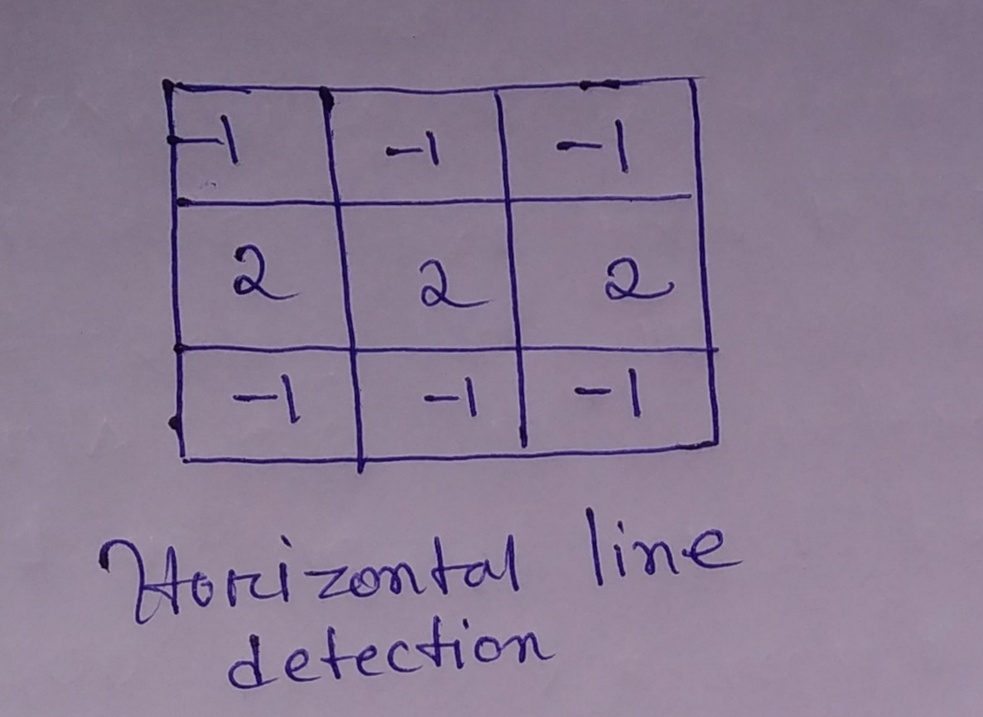
#> input picture lineDetection/l01.jpg, 983 x 717 px, shrunk from 1187 x 866 before the run
$ python line.py
#> lines starting #> are read from the running program, lines starting #| are printed output that depends on the picture; after the words box and inside, x2 and y2 are one past the last pixel; in counts of white or black regions, pixels touching at a corner belong together
# pyhton program to detect lines

import cv2
import numpy as np

src_img = cv2.imread('l01.jpg')
#> src_img is the input picture: shape (717, 983, 3); mean B, G, R 146.1, 123, 137.8
# gray = cv2.cvtColor(src_img, cv2.COLOR_BGR2GRAY)

dst_img = cv2.Canny(src_img, 50, 200, None, 3)
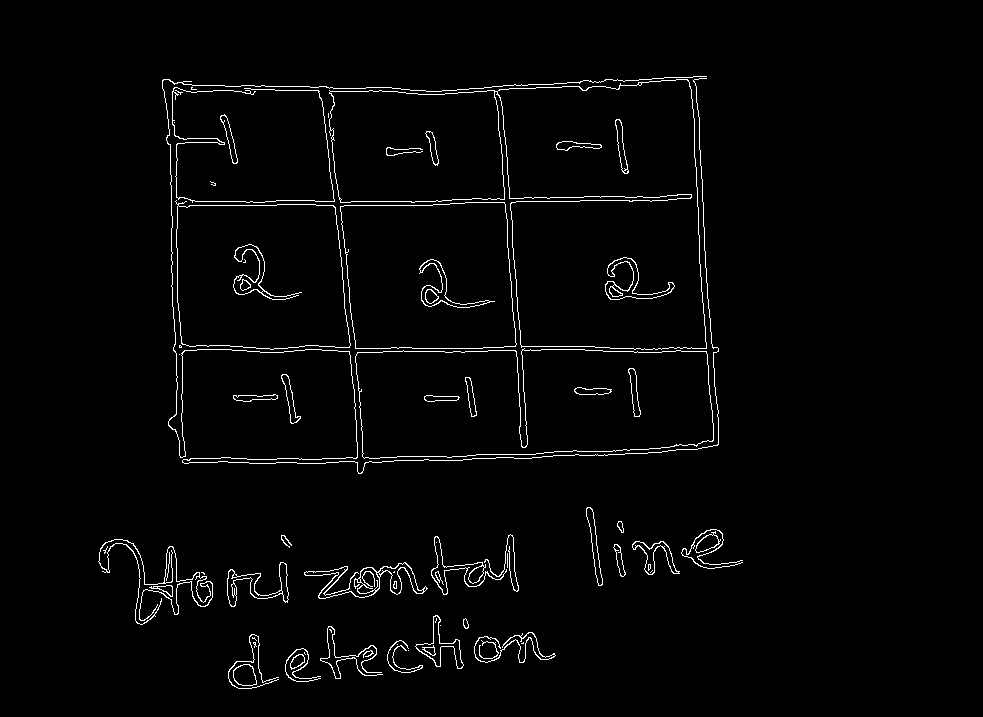
#> dst_img: shape (717, 983); 2.1% white in thin lines or dots, all inside (x1, y1, x2, y2) = (98, 76, 743, 689)

linesP = cv2.HoughLinesP(dst_img, 1, np.pi / 180, 50, None, 50, 10)
#> linesP = 67 rows, first 6: [315, 201, 441, 201], [412, 348, 482, 348], [699, 248, 707, 364], [703, 217, 712, 347], [317, 205, 373, 205], [428, 351, 584, 349]

for i in range(0, len(linesP)):
            lin = linesP[i][0]
            cv2.line(src_img, (lin[0], lin[1]), (lin[2], lin[3]), (0,0,255), 3, cv2.LINE_AA)
#> this loop made 67 passes
#> lin on passes 1 to 12: [315, 201, 441, 201], [412, 348, 482, 348], [699, 248, 707, 364], [703, 217, 712, 347], [317, 205, 373, 205], [428, 351, 584, 349], [176, 203, 176, 136], [331, 179, 342, 268], [518, 312, 527, 441], [508, 248, 520, 419], [318, 92, 386, 91], [247, 459, 301, 458]
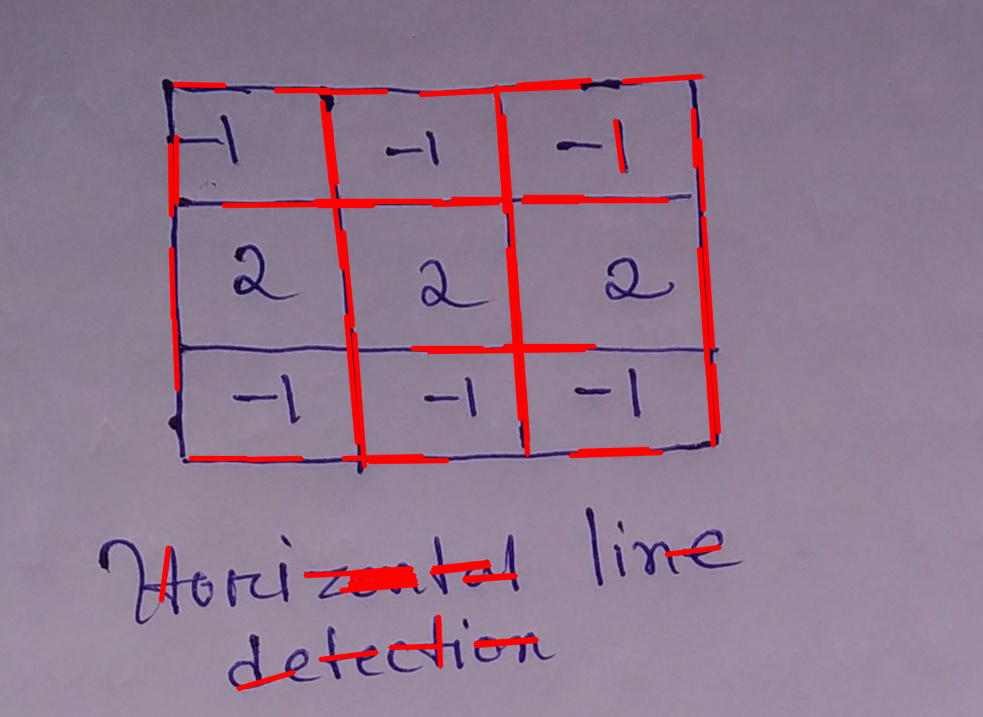
#> src_img: shape (717, 983, 3); 4.39% of pixels changed, all inside (x1, y1, x2, y2) = (158, 73, 723, 692)

cv2.imshow("Image with lines", src_img)
cv2.waitKey(0)

$ run again, with lineDetection/m02.jpg copied over lineDetection/l01.jpg
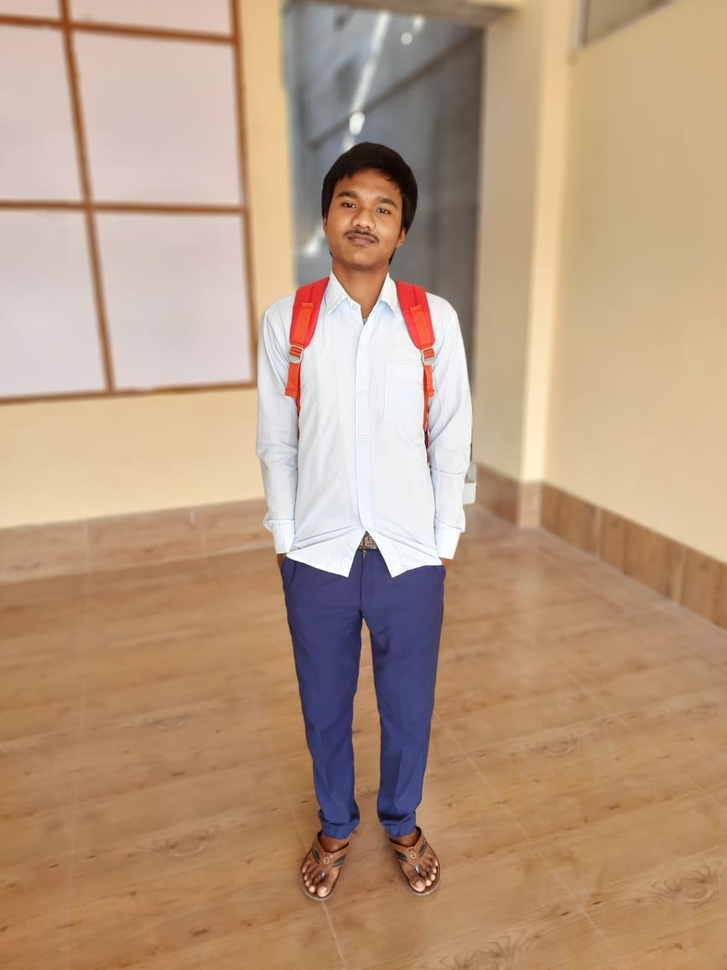
#> input picture lineDetection/m02.jpg, 727 x 970 px, shrunk from 867 x 1156 before the run
#> src_img is the input picture: shape (970, 727, 3); mean B, G, R 128.7, 154.3, 183.9
#> `dst_img = cv2.Canny(src_img, 50, 200, None, 3)`:
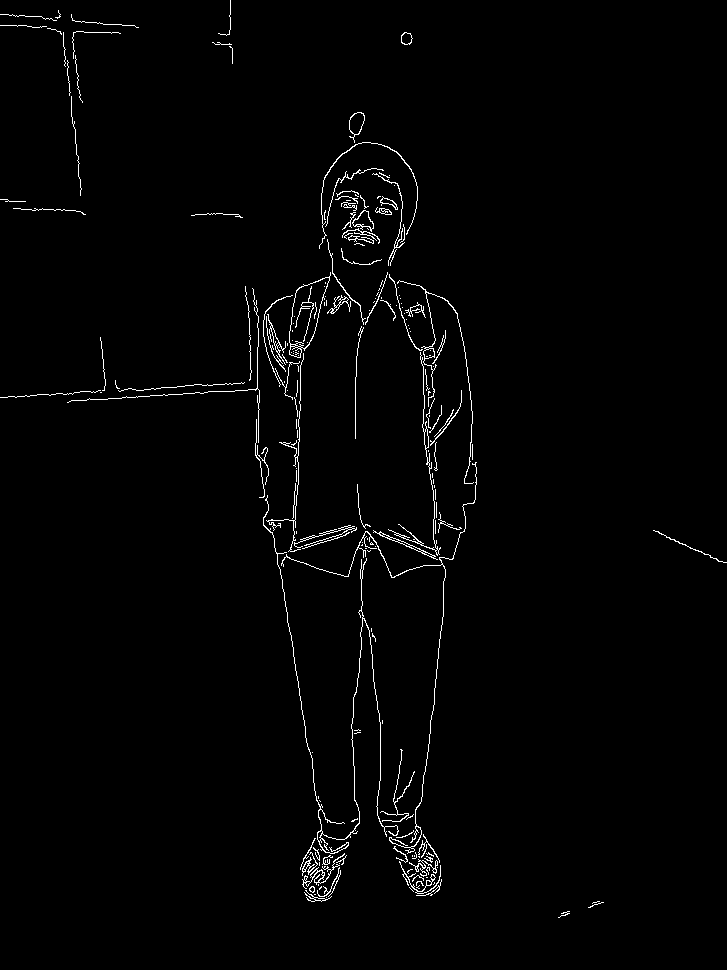
#> dst_img: shape (970, 727); 1.5% white in thin lines or dots
#> linesP = 58 rows, first 6: [293, 654, 308, 749], [321, 824, 332, 892], [425, 771, 432, 711], [69, 401, 221, 391], [369, 630, 375, 694], [361, 600, 365, 524]
#> the loop `for i in range(0, len(linesP)):` made 58 passes
#> after the loop `for i in range(0, len(linesP)):`:
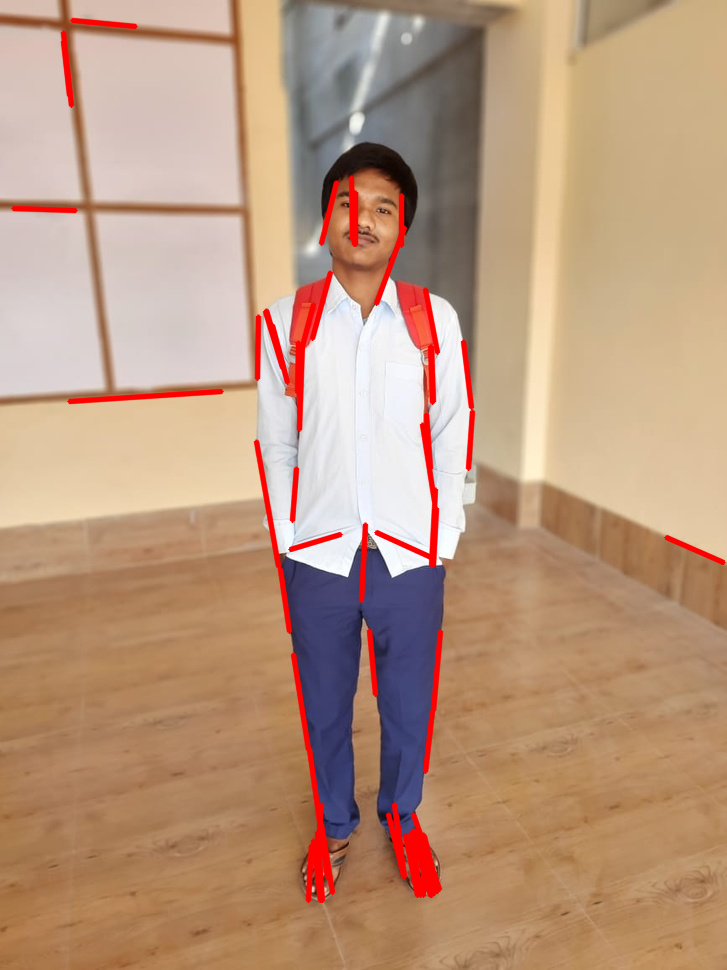
#> src_img: shape (970, 727, 3); 2.99% of pixels changed, all inside (x1, y1, x2, y2) = (10, 17, 727, 903)
